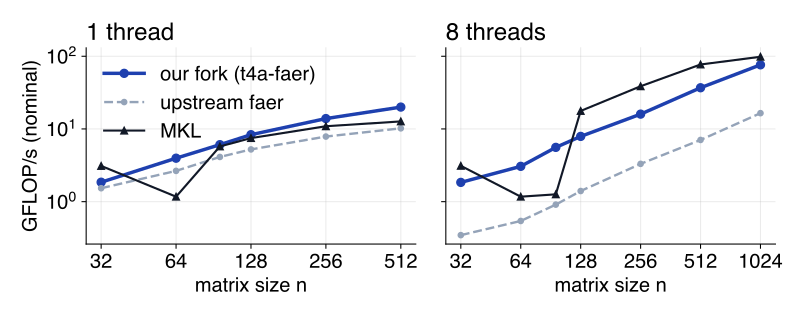

The script that drew this image:
import re,sys
import matplotlib; matplotlib.use("Agg")
import matplotlib.pyplot as plt
src="/Users/hiroshi/projects/tensor4all/faer-benchmark/result/zen5-cpu/faer-kernels/throughput/throughput-qr_factor-v2.md"
blocks=[];cur=None
for l in open(src):
    if l.startswith("| n "): cur={}; blocks.append(cur)
    m=re.match(r"\| (\d+) \| ([\d.]+) .*?\| ([\d.]+) .*?\| ([\d.]+) .*?\| ([\d.]+)",l)
    if m and cur is not None: cur[int(m[1])]=tuple(float(m[i]) for i in range(2,6))
keep=[32,64,96,128,256,512,1024]
plt.rcParams.update({"font.family":"Helvetica","font.size":15})
fig,axs=plt.subplots(1,2,figsize=(8.4,3.3),sharey=True)
for ax,(b,title) in zip(axs,[(blocks[0],"1 thread"),(blocks[2],"8 threads")]):
    ns=[n for n in keep if n in b]
    ax.plot(ns,[b[n][0] for n in ns],"-o",color="#1e40af",lw=2.6,ms=6,label="our fork (t4a-faer)")
    ax.plot(ns,[b[n][1] for n in ns],"--o",color="#94a3b8",lw=1.8,ms=4,label="upstream faer")
    ax.plot(ns,[b[n][2] for n in ns],"-^",color="#111827",lw=1.6,ms=5,label="MKL")
    ax.set_xscale("log",base=2); ax.set_yscale("log")
    tk=[n for n in ns if n!=96]; ax.set_xticks(tk); ax.set_xticklabels([str(n) for n in tk]); ax.minorticks_off()
    ax.set_title(title,fontsize=18,fontweight="bold",loc="left")
    ax.set_xlabel("matrix size n"); ax.grid(alpha=.25)
    for s in ("top","right"): ax.spines[s].set_visible(False)
axs[0].set_ylabel("GFLOP/s (nominal)")
axs[0].legend(frameon=False,loc="upper left")
fig.tight_layout()
fig.savefig(sys.argv[1])
